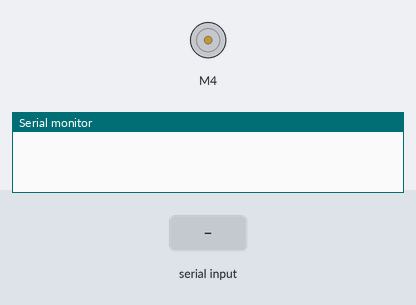
The sketch below on a simulated Arduino Uno, built with avr-gcc and run on an emulated ATmega328P. Shown: DC motor (green arrow = forward, orange = backward, longer = faster), the last lines printed to the serial monitor. The inputs (shaded band) are chosen by the test bench.

Above: at 1.2 s.
1.3 s: "frente" received over Serial
At 2.9 s:
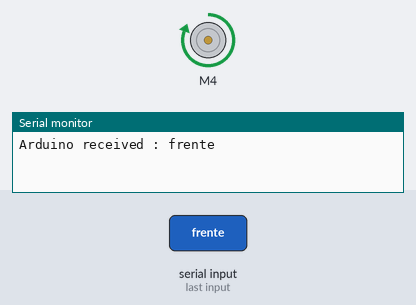
Timing chart, 0 to 4.4 s (numbered marks = the images above; inputs shaded):
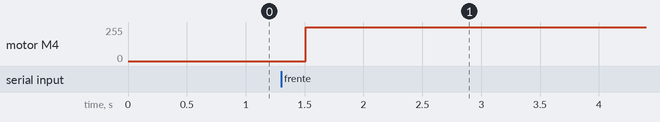

Measured:
- after the input at 1.3 s, motor M4: stopped → forward 255/255 after 0.21 s

The sketch:

Main_code.ino
```cpp
#include <AFMotor.h>

AF_DCMotor motor1 (4);
String nom = "Arduino";
String msg;
void setup() {
   Serial.begin(9600);
   motor1.setSpeed(255);
}
void loop() {
  readSerialPort();
  if (msg != "") {
      sendData();
  }
  delay(500);
}
void readSerialPort() {
  msg = "";
  if (Serial.available()) {
      delay(10);
      while (Serial.available() > 0) {
          msg += (char)Serial.read();
      }
      Serial.flush();
  }
}
void sendData() {
  //write data
  Serial.print(nom);
  Serial.print(" received : ");
  Serial.print(msg);
  if (msg == "frente") {
    motor1.run(FORWARD);
    delay(5000);
    Serial.print("Indo para Frente");
  }
  if (msg == "tras") {
    motor1.run(BACKWARD);
    delay(5000);
    Serial.print("Indo para Tras");
  }
  if (msg == "parar") {
    motor1.run(RELEASE);
    delay(5000);
    Serial.print("Parar");
  }
}
```
